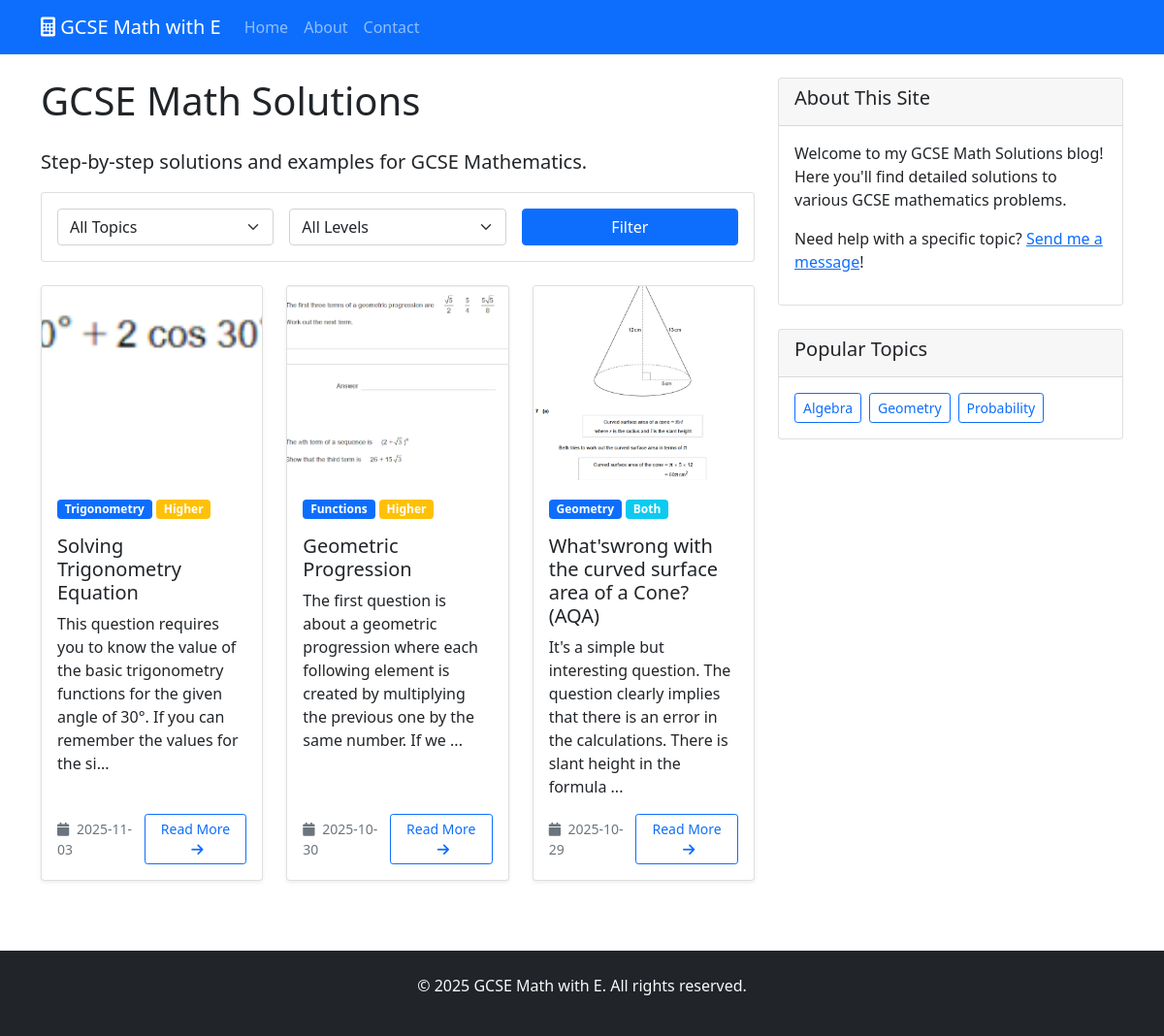
Before: / with the older database file.
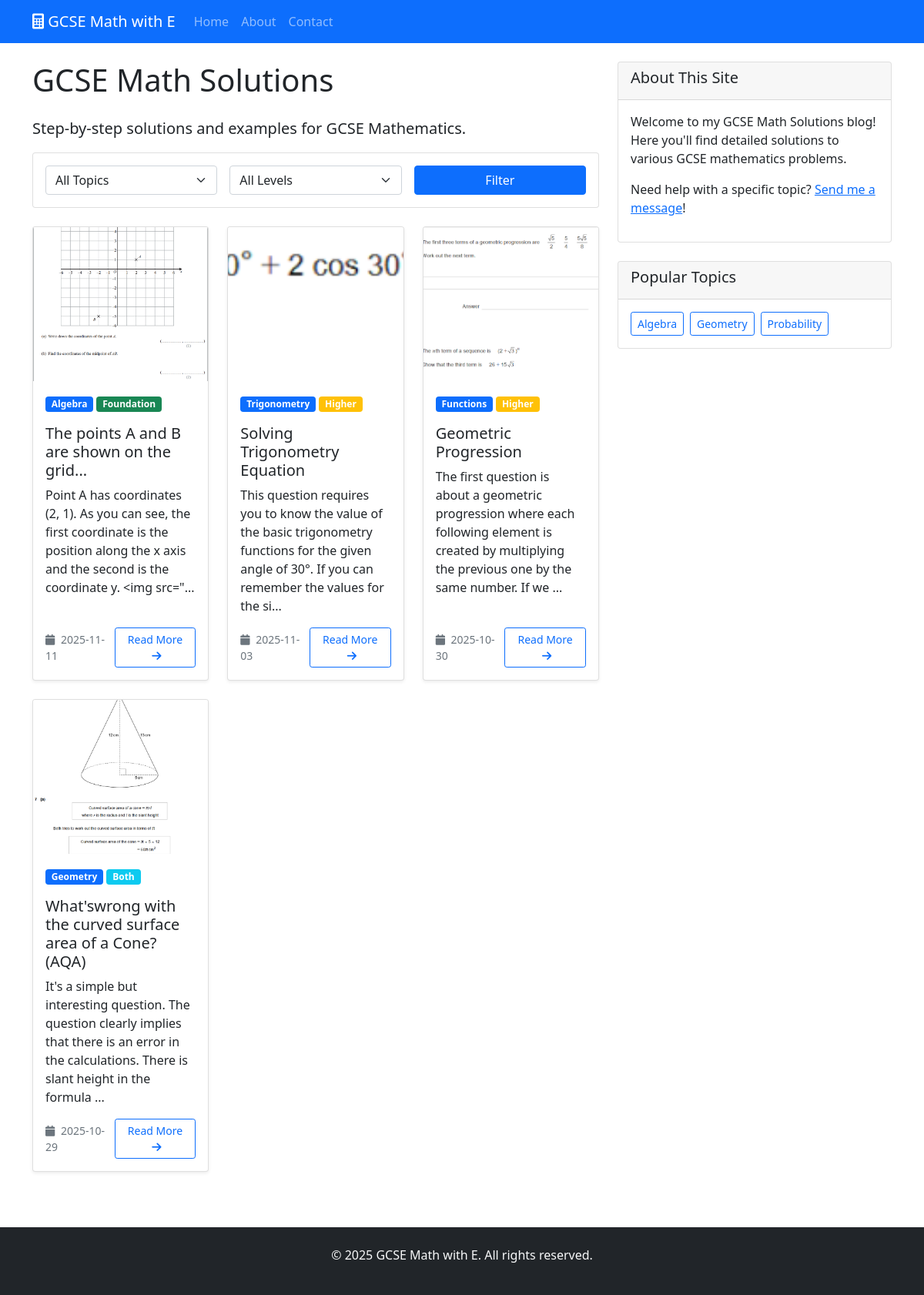
After: the same page with the newer database file.
### tables this page shows
CREATE TABLE posts (
                id INTEGER PRIMARY KEY AUTOINCREMENT,
                title TEXT NOT NULL,
                content TEXT NOT NULL,
                topic TEXT NOT NULL,
                difficulty TEXT,
                image_path TEXT,
                is_published BOOLEAN DEFAULT TRUE,
                created_at TIMESTAMP DEFAULT CURRENT_TIMESTAMP,
                updated_at TIMESTAMP DEFAULT CURRENT_TIMESTAMP
            );

### main.py (the view)
@app.route('/')
def index():
    page = request.args.get('page', 1, type=int)
    topic = request.args.get('topic', '')
    difficulty = request.args.get('difficulty', '')
    db = get_db()
    query = 'SELECT * FROM posts WHERE is_published = 1'
    params = []
    if topic:
        query += ' AND topic = ?'
        params.append(topic)
    if difficulty and difficulty != 'all':
        query += ' AND (difficulty = ? OR difficulty = ?)'
        params.extend([difficulty, 'both'])
    query += ' ORDER BY created_at DESC LIMIT 6 OFFSET ?'
    params.append((page - 1) * 6)
    posts = db.execute(query, params).fetchall()
    count_query = 'SELECT COUNT(*) FROM posts WHERE is_published = 1'
    count_params = []
    if topic:
        count_query += ' AND topic = ?'
        count_params.append(topic)
    if difficulty and difficulty != 'all':
        count_query += ' AND (difficulty = ? OR difficulty = ?)'
        count_params.extend([difficulty, 'both'])
    total_posts = db.execute(count_query, count_params).fetchone()[0]
    total_pages = (total_posts + 5) // 6 if total_posts > 0 else 1
    return render_template('index.html',
                           posts=posts,
                           topic=topic,
                           difficulty=difficulty,
                           current_page=page,
                           total_pages=total_pages)

### main.py (called while the page is built)
def get_db():
    conn = sqlite3.connect(app.config['DATABASE'])
    conn.row_factory = sqlite3.Row
    return conn

### templates/index.html (shortened to what this page needs)
{% extends "base.html" %}
{% block content %}
<div class="row">
    <div class="col-md-8">
        <h1 class="mb-4">GCSE Math Solutions</h1>
        <p class="lead">Step-by-step solutions and examples for GCSE Mathematics.</p>
        <div class="card mb-4">
            <div class="card-body">
                <form method="GET" class="row g-3">
                    <div class="col-md-4">
                        <select name="topic" class="form-select">
                            <option value="">All Topics</option>
                        </select>
                    </div>
                    <div class="col-md-4">
                        <select name="difficulty" class="form-select">
                            <option value="all" {% if difficulty == 'all' or not difficulty %}selected{% endif %}>All Levels</option>
                        </select>
                    </div>
                    <div class="col-md-4">
                        <button type="submit" class="btn btn-primary w-100">Filter</button>
                    </div>
                </form>
            </div>
        </div>
        {% if posts %}
            <div class="row">
                {% for post in posts %}
                <div class="col-md-6 col-lg-4 mb-4">
                    <div class="card h-100 shadow-sm">
                        {% if post.image_path %}
                        <img src="{{ url_for('static', filename='uploads/' + post.image_path) }}"
                             class="card-img-top" alt="{{ post.title }}"
                             style="height: 200px; object-fit: cover;">
                        {% else %}
                        <div class="card-img-top bg-light d-flex align-items-center justify-content-center"
                             style="height: 200px;">
                            <i class="fas fa-calculator fa-3x text-muted"></i>
                        </div>
                        {% endif %}
                        <div class="card-body d-flex flex-column">
                            <div class="mb-2">
                                <span class="badge bg-primary mb-2">{{ post.topic|title }}</span>
                                {% if post.difficulty %}
                                <span class="badge bg-{{ 'success' if post.difficulty == 'foundation' else 'warning' if post.difficulty == 'higher' else 'info' }}">
                                    {{ post.difficulty|title }}
                                </span>
                                {% endif %}
                            </div>
                            <h5 class="card-title">{{ post.title }}</h5>
                            <p class="card-text flex-grow-1">
                                {% if post.content|length > 150 %}
                                    {{ post.content[:150] }}...
                                {% else %}
                                    {{ post.content }}
                                {% endif %}
                            </p>
                            <div class="mt-auto">
                                <div class="d-flex justify-content-between align-items-center">
                                    <small class="text-muted">
                                        <i class="fas fa-calendar me-1"></i>
                                        {{ post.created_at[:10] }}
                                    </small>
                                    <a href="{{ url_for('show_post', post_id=post.id) }}"
                                       class="btn btn-outline-primary btn-sm">
                                        Read More <i class="fas fa-arrow-right ms-1"></i>
                                    </a>
                                </div>
                            </div>
                        </div>
                    </div>
                </div>
                {% endfor %}
            </div>
        {% else %}
            <div class="alert alert-info">
                No posts found matching your criteria.
            </div>
        {% endif %}
    </div>
    <div class="col-md-4">
        <div class="card">
            <div class="card-header">
                <h5>About This Site</h5>
            </div>
            <div class="card-body">
                <p>Welcome to my GCSE Math Solutions blog! Here you'll find detailed solutions to various GCSE mathematics problems.</p>
                <p>Need help with a specific topic? <a href="{{ url_for('contact') }}">Send me a message</a>!</p>
            </div>
        </div>
        <div class="card mt-4">
            <div class="card-header">
                <h5>Popular Topics</h5>
            </div>
            <div class="card-body">
                <div class="d-flex flex-wrap gap-2">
                    <a href="{{ url_for('index', topic='algebra') }}" class="btn btn-outline-primary btn-sm">Algebra</a>
                    <a href="{{ url_for('index', topic='geometry') }}" class="btn btn-outline-primary btn-sm">Geometry</a>
                    <a href="{{ url_for('index', topic='probability') }}" class="btn btn-outline-primary btn-sm">Probability</a>
                </div>
            </div>
        </div>
    </div>
</div>
{% endblock %}

### templates/base.html (shortened to what this page needs)
<!DOCTYPE html>
<html lang="en">
<head>
    <link href="https://cdn.jsdelivr.net/npm/bootstrap@5.1.3/dist/css/bootstrap.min.css" rel="stylesheet">
    <link href="https://cdnjs.cloudflare.com/ajax/libs/font-awesome/6.0.0/css/all.min.css" rel="stylesheet">
    <link href="{{ url_for('static', filename='css/style.css') }}" rel="stylesheet">
</head>
<body>
    <nav class="navbar navbar-expand-lg navbar-dark bg-primary">
        <div class="container">
            <a class="navbar-brand" href="{{ url_for('index') }}">
                <i class="fas fa-calculator"></i> GCSE Math with E
            </a>
            <div class="collapse navbar-collapse" id="navbarNav">
                <ul class="navbar-nav me-auto">
                    <li class="nav-item">
                        <a class="nav-link" href="{{ url_for('index') }}">Home</a>
                    </li>
                    <li class="nav-item">
                        <a class="nav-link" href="{{ url_for('about') }}">About</a>
                    </li>
                    <li class="nav-item">
                        <a class="nav-link" href="{{ url_for('contact') }}">Contact</a>
                    </li>
                </ul>
            </div>
        </div>
    </nav>
    <main class="container my-4">
        {% block content %}{% endblock %}
    </main>
    <footer class="bg-dark text-light py-4 mt-5">
        <div class="container text-center">
            <p>&copy; 2025 GCSE Math with E. All rights reserved.</p>
        </div>
    </footer>
</body>
</html>

Changed rows visible on the page:
added posts: image_path (picture), topic "Algebra", difficulty "Foundation", title "The points A and B are shown on the grid...", content "Point A has coordinates (2, 1). As you can see, the first coordinate is the position along the x axis and the second is the coordinate y. <img src=\"", created_at "2025-11-11"
